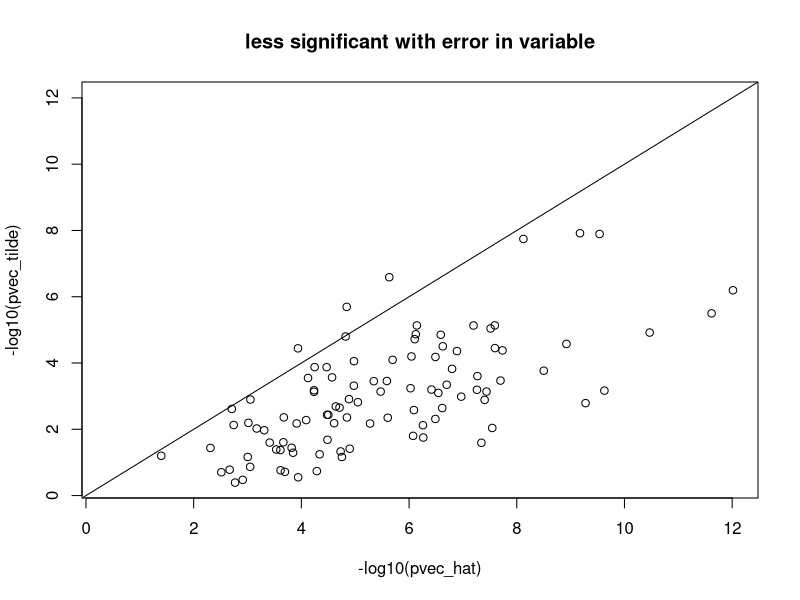
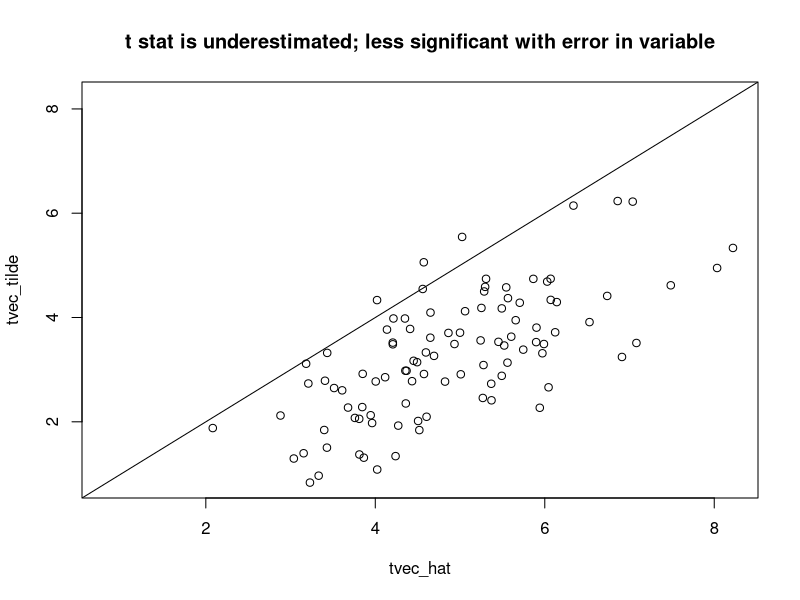
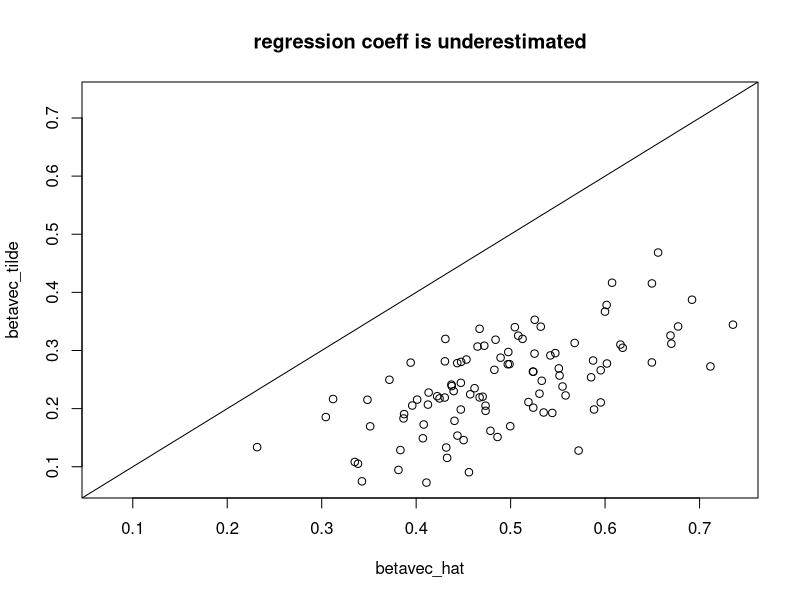

Write R code to recreate these figures, in order.
## ---- chunk 1

nsim = 100

beta = 0.5
nsam = 98

epsiY = rnorm(nsam,mean=0,sd=1)
epsiT = rnorm(nsam,mean=0,sd=1)
Tsim = rnorm(nsam)
Ysim = beta * Tsim + epsiY
Ttilde = Tsim + epsiT

fit_tilde = summary(lm(Ysim ~ Ttilde))
fit_sim = summary(lm(Ysim ~ Tsim))

pvec_tilde=rep(NA,nsim)
tvec_tilde=rep(NA,nsim)
betavec_tilde = rep(NA,nsim)

pvec_hat=rep(NA,nsim)
tvec_hat=rep(NA,nsim)
betavec_hat = rep(NA,nsim)

for(ss in 1:nsim)
{
epsiY = rnorm(nsam,mean=0,sd=1)
epsiT = rnorm(nsam,mean=0,sd=1)
Tsim = rnorm(nsam)
Ysim = beta * Tsim + epsiY
Ttilde = Tsim + epsiT

coef_tilde = coef(summary(lm(Ysim ~ Ttilde)))
coef_hat = coef(summary(lm(Ysim ~ Tsim)))

pvec_tilde[ss] = coef_tilde[2,"Pr(>|t|)"]
tvec_tilde[ss] = coef_tilde[2,"t value"]
betavec_tilde[ss] = coef_tilde[2,"Estimate"]

pvec_hat[ss] = coef_hat[2,"Pr(>|t|)"]
tvec_hat[ss] = coef_hat[2,"t value"]
betavec_hat[ss] = coef_hat[2,"Estimate"]
}

rango=range(-log10(pvec_hat),-log10(pvec_tilde))
plot(-log10(pvec_hat),-log10(pvec_tilde),xlim=rango,ylim=rango); abline(0,1); title("less significant with error in variable")

rango=range(tvec_hat,tvec_tilde)
plot(tvec_hat,tvec_tilde,xlim=rango,ylim=rango); abline(0,1); title("t stat is underestimated; less significant with error in variable")

rango=range(betavec_hat,betavec_tilde)
plot(betavec_hat,betavec_tilde,xlim=rango,ylim=rango); abline(0,1);  title("regression coeff is underestimated")

